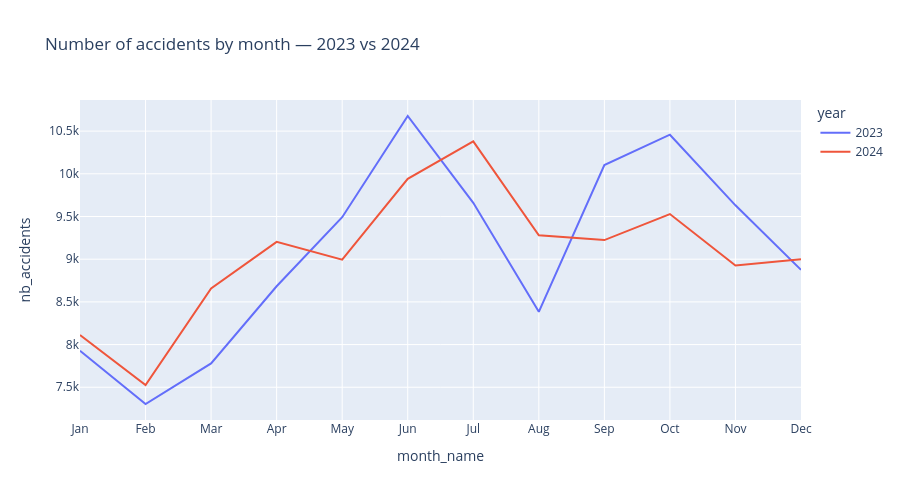

Here is the notebook cell this chart was saved with:
### Markdown cell above
## 3. Seasonality — Monthly Accident Count

**Question:** Are there more accidents in summer or winter?

### Code cell
df_by_month_2023 = df.groupby('month').size().reset_index(name='nb_accidents')
df_by_month_2023['year'] = '2023'

dftest['month'] = dftest['datetime'].dt.month
df_by_month_2024 = dftest.groupby('month').size().reset_index(name='nb_accidents')
df_by_month_2024['year'] = '2024'

month_names = {1:'Jan',2:'Feb',3:'Mar',4:'Apr',5:'May',6:'Jun',
               7:'Jul',8:'Aug',9:'Sep',10:'Oct',11:'Nov',12:'Dec'}

df_months = pd.concat([df_by_month_2023, df_by_month_2024])
df_months['month_name'] = df_months['month'].map(month_names)

px.line(df_months, x='month_name', y='nb_accidents', color='year',
        title='Number of accidents by month — 2023 vs 2024',
        category_orders={'month_name': list(month_names.values())},
        height=500)

### Figure 1 — Plotly figure (JSON) as saved in the notebook; plotly's stock layout.template omitted (floating-point values rounded to 4 significant figures)
{"data": [{"hovertemplate": "year=2023<br>month_name=%{x}<br>nb_accidents=%{y}<extra></extra>", "legendgroup": "2023", "line": {"color": "#636efa", "dash": "solid"}, "marker": {"symbol": "circle"}, "mode": "lines", "name": "2023", "orientation": "v", "showlegend": true, "type": "scatter", "x": ["Jan", "Feb", "Mar", "Apr", "May", "Jun", "Jul", "Aug", "Sep", "Oct", "Nov", "Dec"], "xaxis": "x", "y": [7927, 7304, 7780, 8683, 9492, 10677, 9660, 8384, 10103, 10458, 9631, 8876], "yaxis": "y"}, {"hovertemplate": "year=2024<br>month_name=%{x}<br>nb_accidents=%{y}<extra></extra>", "legendgroup": "2024", "line": {"color": "#EF553B", "dash": "solid"}, "marker": {"symbol": "circle"}, "mode": "lines", "name": "2024", "orientation": "v", "showlegend": true, "type": "scatter", "x": ["Jan", "Feb", "Mar", "Apr", "May", "Jun", "Jul", "Aug", "Sep", "Oct", "Nov", "Dec"], "xaxis": "x", "y": [8111, 7527, 8656, 9203, 8994, 9942, 10379, 9279, 9224, 9529, 8925, 8999], "yaxis": "y"}], "layout": {"height": 500, "legend": {"title": {"text": "year"}, "tracegroupgap": 0}, "title": {"text": "Number of accidents by month — 2023 vs 2024"}, "xaxis": {"anchor": "y", "categoryarray": ["Jan", "Feb", "Mar", "Apr", "May", "Jun", "Jul", "Aug", "Sep", "Oct", "Nov", "Dec"], "categoryorder": "array", "domain": [0, 1], "title": {"text": "month_name"}}, "yaxis": {"anchor": "x", "domain": [0, 1], "title": {"text": "nb_accidents"}}}}
